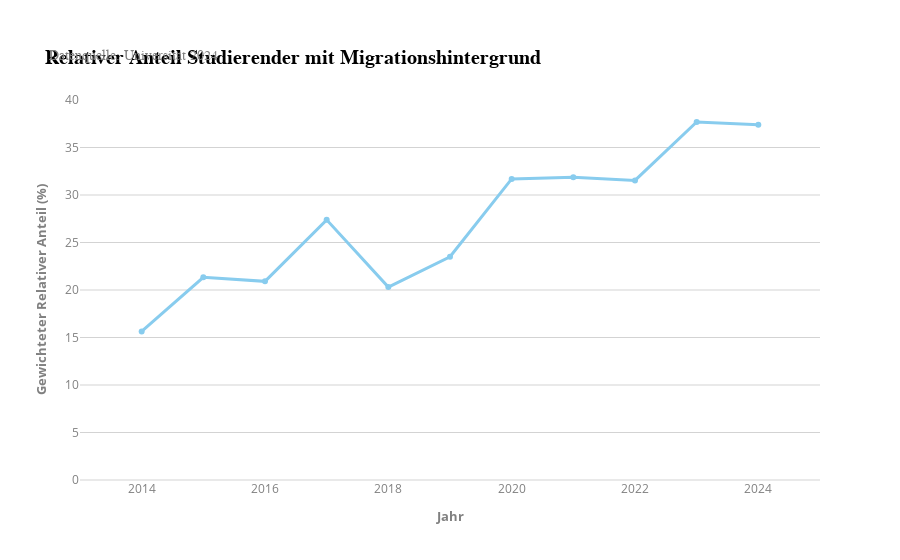

The cell this chart's notebook holds for it:
### Markdown cell above
## Import Data

### Code cell
import pandas as pd
import plotly.express as px

# Datei einlesen (ersetze 'data.xlsx' durch den tatsächlichen Dateinamen)
file_path = "data.xlsx"

# Alle Sheets einlesen, aber das erste Blatt ignorieren
sheets = pd.read_excel(file_path, sheet_name=None, engine="openpyxl")

# Das erste Blatt entfernen
sheets.pop(next(iter(sheets)))  # Entfernt das erste Blatt basierend auf der Reihenfolge

# Dictionary zur Speicherung der Werte
gewichteter_anteil = {}  # Gewichtete relative Quote basierend auf der tatsächlichen Gesamtzahl

# Durch alle verbleibenden Jahre iterieren
for jahr, df in sheets.items():
    df.columns = df.columns.astype(str).str.strip()
    
    # Extrahiere die Zeilen mit "Migrationshintergrund (%)"
    migration_row = df[df["Variable"].str.contains("Migrationshintergrund", na=False) & 
                       df["Category"].str.contains("\(\%\)", na=False)]
    
    # Extrahiere die Zeilen mit "Anzahl Studierende"
    total_students_row = df[df["Variable"].str.contains("Migrationshintergrund", na=False) & 
                            df["Category"].str.contains("Anzahl", na=False)]
    
    if not migration_row.empty and not total_students_row.empty:
        # Gesamtanzahl der Studierenden summieren
        total_students = total_students_row.iloc[:, 2:].sum(axis=1).values[0]

        # Mittelwert des Anteils über alle Studiengänge berechnen
        avg_migration_rate = migration_row.iloc[:, 2:].mean(axis=1).values[0]

        # Gewichteter relativer Anteil berechnet als: (absolute Anzahl / Gesamtzahl der Studierenden) * 100
        gewichteter_anteil[jahr] = (avg_migration_rate / 100) * 100

# Daten als DataFrame formatieren
df_migration = pd.DataFrame({
    "Jahr": list(gewichteter_anteil.keys()),
    "Gewichteter Relativer Anteil (%)": list(gewichteter_anteil.values())
})

df_migration = df_migration.sort_values(by="Jahr")

# Plot mit Plotly erstellen
fig = px.line(
    df_migration, 
    x="Jahr", 
    y="Gewichteter Relativer Anteil (%)", 
    markers=True, 
    title="Relativer Anteil Studierender mit Migrationshintergrund",
    color_discrete_sequence=px.colors.qualitative.Safe,
    template="infoviz"
)

# Layout-Anpassungen
fig.update_traces(line=dict(width=3))  # Linie dicker machen

fig.update_layout(
    yaxis=dict(range=[0, 40]),  # Y-Achsenbereich festlegen
    annotations=[
        dict(
            text="Datenquelle: Universität 2024",  # Individueller Untertitel
            xanchor="left",  # Linksbündig
            x=-0.045,  # x-Position
            y=1.14,  # y-Position
            xref="paper", yref="paper",
            showarrow=False,
            font=dict(size=14, color="grey", family="Arial")  # Schriftgröße, Farbe und Schriftart
        )
    ],
    xaxis=dict(range=[2013, 2025]) 
)

fig.show()

### Figure 1 — Plotly figure (JSON) as saved in the notebook; plotly's stock layout.template omitted (floating-point values rounded to 4 significant figures)
{"data": [{"hovertemplate": "Jahr=%{x}<br>Gewichteter Relativer Anteil (%)=%{y}<extra></extra>", "legendgroup": "", "line": {"color": "rgb(136, 204, 238)", "dash": "solid", "width": 3}, "marker": {"symbol": "circle"}, "mode": "lines+markers", "name": "", "orientation": "v", "showlegend": false, "type": "scatter", "x": ["2013", "2014", "2015", "2016", "2017", "2018", "2019", "2020", "2021", "2022", "2023", "2024"], "xaxis": "x", "y": [NaN, 15.64, 21.33, 20.91, 27.38, 20.31, 23.5, 31.69, 31.86, 31.53, 37.69, 37.38], "yaxis": "y"}], "layout": {"annotations": [{"font": {"color": "grey", "family": "Arial", "size": 14}, "showarrow": false, "text": "Datenquelle: Universität 2024", "x": -0.045, "xanchor": "left", "xref": "paper", "y": 1.14, "yref": "paper"}], "legend": {"tracegroupgap": 0}, "title": {"text": "Relativer Anteil Studierender mit Migrationshintergrund"}, "xaxis": {"anchor": "y", "domain": [0, 1], "range": [2013, 2025], "title": {"text": "Jahr"}}, "yaxis": {"anchor": "x", "domain": [0, 1], "range": [0, 40], "title": {"text": "Gewichteter Relativer Anteil (%)"}}}}
